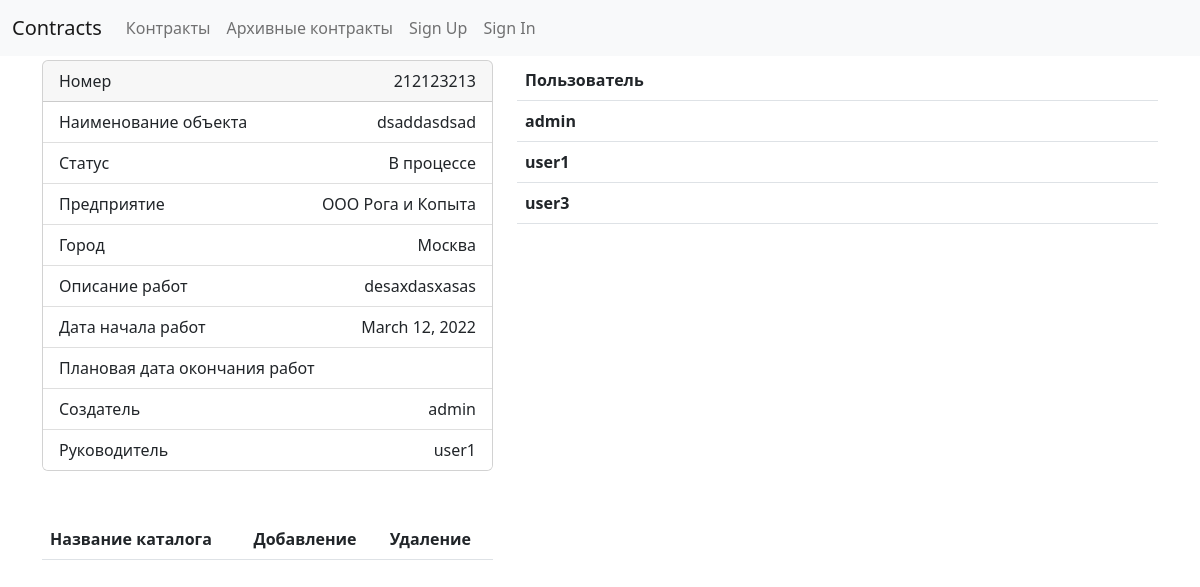
The app's page /contracts/3/, older data.
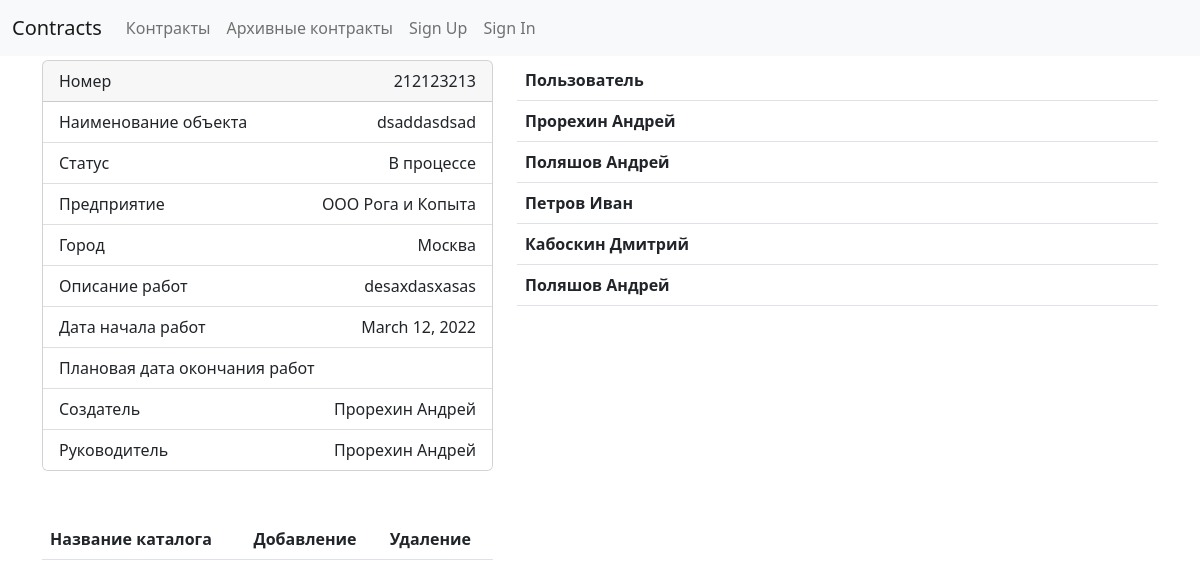
The same page, newer data.
### contracts/users/models.py (models this page shows, shortened)
class Contract(models.Model):
    STATES = [
        ("in_process", "В процессе"),
        ("restored", "Восстановлен"),
        ("contract_organization", "Организация контракта"),
        ("complete", "Завершен"),
        ("arhive", "Архив"),
    ]
    number = models.BigIntegerField("Номер контракта")
    object = models.CharField("Наименование объекта", max_length=150)
    state = models.CharField(
        "Статус", max_length=50, choices=STATES, default="in_process", blank=True
    )
    company = models.ForeignKey(
        Company, on_delete=models.CASCADE, verbose_name="Предприятие", blank=True
    )
    town = models.ForeignKey(
        Town, on_delete=models.CASCADE, verbose_name="Город", blank=True
    )
    description = models.TextField("Описание работ")
    start = models.DateField("Дата начала работ", blank=True, null=True)
    end = models.DateField("Плановая дата окончания работ", blank=True, null=True)
    creator = models.ForeignKey(
        User,
        verbose_name="Создатель",
        on_delete=models.PROTECT,
        null=True,
        blank=True,
        related_name="created_contracts",
        editable=False,
    )
    gip = models.ForeignKey(
        User,
        verbose_name="Руководитель",
        on_delete=models.PROTECT,
        blank=True,
        null=True,
        related_name="gip_contracts",
    )
    users = models.ManyToManyField(
        User,
        blank=True,
        null=True,
        verbose_name="Пользователи",
        related_name="contracts",
    )
    ada = models.BooleanField(default=False)
    mpe = models.BooleanField(default=False)
    mpm = models.BooleanField(default=False)
    class Meta:
        verbose_name_plural = _("Контракты")
        verbose_name = _("Контракт")

class Company(models.Model):
    name = models.CharField("Наименование", max_length=50, unique=True)
    class Meta:
        verbose_name_plural = _("Компании")
        verbose_name = _("Компания")
    def __str__(self) -> str:
        return self.name

class Town(models.Model):
    name = models.CharField("Наименование", max_length=50, unique=True)
    class Meta:
        verbose_name_plural = _("Города")
        verbose_name = _("Город")
    def __str__(self) -> str:
        return self.name

class User(AbstractUser):
    name = models.CharField(_("Name of User"), blank=True, max_length=255)
    first_name = None  # type: ignore[assignment]
    last_name = None  # type: ignore[assignment]
    supervisor = models.BooleanField("Руководитель", default=False)
    it_staff = models.BooleanField("IT персонал", default=False)
    def __str__(self) -> str:
        return self.name or super().__str__()

class UserContractFolders(models.Model):
    user = models.ForeignKey(
        User,
        on_delete=models.CASCADE,
        verbose_name="Пользователь",
        related_name="contract_folders",
    )
    contract = models.ForeignKey(
        Contract,
        on_delete=models.CASCADE,
        verbose_name="Контракт",
        related_name="user_folders",
    )
    ada = models.BooleanField(default=False)
    mpe = models.BooleanField(default=False)
    mpm = models.BooleanField(default=False)
    class Meta:
        verbose_name_plural = _("Доступы к директориям")
        verbose_name = _("Доступы к директориям")

### contracts/users/contract_views.py (the view)
# urls.py: path("<int:pk>/", ContractDetailView.as_view(), name="contract-detail"),
class ContractDetailView(DetailView):
    model = Contract
    def get_context_data(self, **kwargs):
        context = super(ContractDetailView, self).get_context_data(**kwargs)
        context["user_folders"] = UserContractFolders.objects.filter(
            contract=self.kwargs.get("pk")
        ).select_related("user")
        context["permission_requests"] = (
            PermissionRequest.objects.filter(contract=self.kwargs.get("pk"))
            .select_related("user", "creator")
            .order_by("-id")
        )
        return context

### contracts/users/context_processors.py (called while the page is built)
def allauth_settings(request):
    return {
        "ACCOUNT_ALLOW_REGISTRATION": settings.ACCOUNT_ALLOW_REGISTRATION,
    }

### contracts/templates/users/contract_detail.html (shortened to what this page needs)
{% extends "base.html" %}
{% load crispy_forms_tags %}
{% block content %}
<div class="row mb-5">
  <div class="col-5">
    <div class="card">
        <div class="card-header d-flex justify-content-between">
          <span>Номер</span><span>{{contract.number}}</span>
        </div>
        <ul class="list-group list-group-flush">
          <li class="list-group-item d-flex justify-content-between"><span>Наименование объекта</span><span>{{contract.object}}</span></li>
          <li class="list-group-item d-flex justify-content-between"><span>Статус</span><span>{{contract.get_state_display}}</span></li>
          <li class="list-group-item d-flex justify-content-between"><span>Предприятие</span><span>{{contract.company}}</span></li>
          <li class="list-group-item d-flex justify-content-between"><span>Город</span><span>{{contract.town}}</span></li>
          <li class="list-group-item d-flex justify-content-between"><span>Описание работ</span><span>{{contract.description}}</span></li>
          <li class="list-group-item d-flex justify-content-between"><span>Дата начала работ</span><span>{{contract.start}}</span></li>
          <li class="list-group-item d-flex justify-content-between"><span>Плановая дата окончания работ</span></li>
          <li class="list-group-item d-flex justify-content-between"><span>Создатель</span><span>{{contract.creator}}</span></li>
          <li class="list-group-item d-flex justify-content-between"><span>Руководитель</span><span>{{contract.gip}}</span></li>
        </ul>
      </div>
      <table class="table mt-5">
        <thead>
          <tr>
            <th scope="col">Название каталога</th>
            <th scope="col">Добавление</th>
            <th scope="col">Удаление</th>
          </tr>
        </thead>
      </table>
  </div>
  <div class="col-7">
    <table class="table">
        <thead>
          <tr>
            <th scope="col">Пользователь</th>
          </tr>
        </thead>
        <tbody>
            {% for user in user_folders %}
              <tr>
                <th scope="row">
                    {{user.user}}
                </th>
              </tr>
            {% endfor %}
        </tbody>
    </table>
  </div>
</div>
{% endblock content %}

### contracts/templates/base.html (shortened to what this page needs)
{% load static i18n %}<!DOCTYPE html>
{% get_current_language as LANGUAGE_CODE %}
<html lang="{{ LANGUAGE_CODE }}">
  <head>
  {% block css %}
    <link rel="stylesheet"
          href="https://cdnjs.cloudflare.com/ajax/libs/bootstrap/5.2.3/css/bootstrap.min.css"
 />
  <link href="{% static 'css/project.css' %}" rel="stylesheet" />
{% endblock css %}
</head>
<body class="{% block bodyclass %}{% endblock bodyclass %}">
  {% block body %}
  <div class="mb-1">
    <nav class="navbar navbar-expand-md navbar-light bg-light">
      <div class="container-fluid">
        <a class="navbar-brand" href="{% url 'home' %}">Contracts</a>
        <div class="collapse navbar-collapse" id="navbarSupportedContent">
          <ul class="navbar-nav mr-auto">
            <li class="nav-item">
              <a class="nav-link" href="{% url 'contracts:contract-list' %}">Контракты</a>
            </li>
            <li class="nav-item">
              <a class="nav-link" href="{% url 'contracts:contract-arhive-list' %}">Архивные контракты</a>
            </li>
            {% if request.user.is_authenticated %}
              <li class="nav-item">
                <a class="nav-link"
                   href="{% url 'users:detail' request.user.username %}">{% translate "My Profile" %}</a>
              </li>
              <li class="nav-item">
                <a class="nav-link" href="{% url 'account_logout' %}">{% translate "Sign Out" %}</a>
              </li>
            {% else %}
              {% if ACCOUNT_ALLOW_REGISTRATION %}
                <li class="nav-item">
                  <a id="sign-up-link" class="nav-link" href="{% url 'account_signup' %}">{% translate "Sign Up" %}</a>
                </li>
              {% endif %}
              <li class="nav-item">
                <a id="log-in-link" class="nav-link" href="{% url 'account_login' %}">{% translate "Sign In" %}</a>
              </li>
            {% endif %}
          </ul>
        </div>
      </div>
    </nav>
  </div>
  <div class="container">
    {% block main %}
      {% block content %}{% endblock content %}
    {% endblock main %}
  </div>
  {% endblock body %}
</body>
</html>

Row changes from the older to the newer data that the page shows:
changed Contract "dsaddasdsad": creator "admin" → "Прорехин Андрей"; gip "user1" → "Прорехин Андрей"
changed through a linked row, UserContractFolders: user "admin" → "Прорехин Андрей"
changed UserContractFolders (number 2 of 5 on the later page): user "user1" → "Поляшов Андрей"
changed through a linked row, UserContractFolders: user "user3" → "Петров Иван"
added UserContractFolders: user "Кабоскин Дмитрий"
added UserContractFolders: user "Поляшов Андрей"
